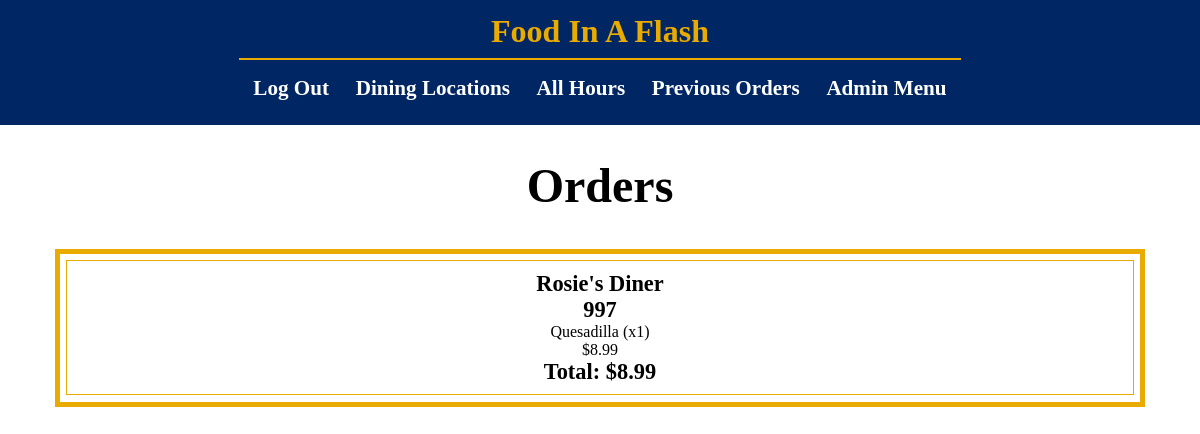
The page /pages/orders.php (signed in) on the database its author committed.
### tables this page shows
CREATE TABLE IF NOT EXISTS places(
    customer_ID     int,
    order_ID        int,
    primary key (customer_ID, order_ID),
    foreign key (customer_ID) references customer (customer_ID) ,
    foreign key (order_ID) references order_info (order_ID)
);

CREATE TABLE IF NOT EXISTS fulfilled_by(
    order_ID        int,
    location_name   varchar(50),
    primary key (order_ID, location_name),
    foreign key (order_ID) references order_info (order_ID),
    foreign key (location_name) references dining_location (location_name)
);

CREATE TABLE IF NOT EXISTS order_info(
    order_ID        int  auto_increment,
    order_number    varchar(3),
    ME_order        bit(1),
    primary key (order_ID)
);

CREATE TABLE IF NOT EXISTS consists_of(
    order_ID        int,
    item_name       varchar(50),
    quantity        int,
    primary key (order_ID, item_name),
    foreign key (order_ID) references order_info (order_ID),
    foreign key (item_name) references food_items (item_name)
        on delete cascade
);

CREATE TABLE IF NOT EXISTS food_items(
    item_name       varchar(50),
    cost            decimal(5, 2) check (cost >= 0),
    item_type       ENUM('Main', 'Side', 'Drink'),
    ME_item         bit(1),
    primary key (item_name)
);

### pages/orders.php (the view, shortened to what this page needs)
<html>
<?php
$conn = new mysqli($servername, $username, $password, $dbname);
?>
<head>
    <link rel="stylesheet" type="text/css" href="../styles/orders.css">
    <link rel="stylesheet" type="text/css" href="../styles/global.css">
</head>
<body>
    <header>
        <p>Food In A Flash</p>
        <hr>
        <nav>
            <ul>
                <li><a href="logout.php">Log Out</a></li>
                <li><a href="locations.php">Dining Locations</a></li>
                <li><a href="hours.php">All Hours</a></li>
                <li><a href="orders.php">Previous Orders</a></li>
                <li><a href="admin.php">Admin Menu</a></li>
            </ul>
        </nav>
    </header>
    <h1>Orders</h1>
    <?php
    $customerID = $_SESSION["customer_ID"];
    $sql = $conn->prepare("SELECT p.customer_ID, oi.order_ID, oi.order_number, oi.ME_order, fb.location_name, co.item_name, co.quantity, fi.cost
            FROM places AS p
                JOIN order_info AS oi ON oi.order_ID = p.order_ID
                JOIN fulfilled_by AS fb ON oi.order_ID = fb.order_ID
                JOIN consists_of AS co ON oi.order_ID = co.order_ID
                JOIN food_items AS fi ON co.item_name = fi.item_name
            WHERE p.customer_ID = ?
            ORDER BY oi.order_ID DESC");
    $sql->bind_param("i", $customerID);
    $sql->execute();
    $result = $sql->get_result();
    $totalCost = 0;
    if ($result->num_rows > 0) {
        echo "<div class=\"container center\">";
            $prev_order = null;
            while($row = $result->fetch_assoc()) {
                if ($row["order_ID"] != $prev_order) {
                    if ($prev_order !== null) {
                        if(!$orderME){
                            echo "<h3>Total: $" . $totalCost . "</h3>";
                        } else {
                            echo "<h3>Meal Exchange</h3>";
                        }
                        $totalCost = 0;
                        $orderME = $row["ME_order"];
                        echo "</div>";
                    } else {
                        $orderME = $row["ME_order"];
                    }
                    echo "<div class=\"option\">";
                    echo "<h3>" . $row["location_name"] . "</h3>";
                    echo "<h3>" . $row["order_number"] . "</h3>";
                    echo $row["item_name"] . " (x" . $row["quantity"] . ")<br>";
                    if(!$orderME){
                        echo "$" . $row["cost"] . "<br>";
                    }
                    $prev_order = $row["order_ID"];
                } else {
                    echo $row["item_name"] . " (x" . $row["quantity"] . ")<br>";
                    if(!$orderME){
                        echo "$" . $row["cost"] . "<br>";
                    }
                }
                $totalCost += ($row['cost'] * $row['quantity']);
            }
            if(!$orderME){
                echo "<h3>Total: $" . $totalCost . "</h3>";
            }  else {
                echo "<h3>Meal Exchange</h3>";
            }
            echo "</div>";
        echo "</div>";
    } else {
        echo "<h2>No Orders Found</h2>";
    }
    ?>
    <footer>
        <div style="height: 2em;"></div>
    </footer>
</body>
</html>

### styles/orders.css (style rules this page uses)
.container { border: 5px solid #eaab00; width: 90%; text-align: center; margin: 1em; }
.option { display: flex; flex-direction: column; justify-content: center; align-items: center; border: 1px solid #eaab00; min-height: 4em; margin: 0.4em; padding: 0.6em; background-color: #FFFFFF; }

### styles/global.css (style rules this page uses)
body { background-color: #FFFFFF; padding: 0; margin: 0; height: 100%; display: flex; flex-direction: column; min-height: 100vh; font-family: calibri; overflow-y: scroll; }
header { background-color: #002664; position: static; width: 100%; padding-bottom: 0.5em; }
header p { color: #eaab00; font-size: 2em; font-weight: bold; font-family: calibri; text-align: center; margin: 0; margin-top: 0.4em; }
header hr { width: 60%; border: 0.01em solid #eaab00; }
header nav ul { list-style-type: none; display: flex; margin: 1em auto; padding: 0; justify-content: space-around; width: 60%; }
header nav a { color: #FFFFFF; text-decoration: none; font-size: 1.1em; font-weight: bold; font-family: calibri; transition: color 0.3s ease; }
header nav li { color: #FFFFFF; font-size: 1.2em; font-weight: bold; font-family: calibri; display: inline-block; }
h1 { text-align: center; margin: 0.4em; margin-top: 0.7em; font-size: 3em; }
h3 { font-weight: bold; font-size: 1.4em; margin: 0; }
.center { margin-left: auto; margin-right: auto; }

### rows shown on the page
places: fulfilled_by.location_name "Rosie's Diner", order_ID.order_number "997", consists_of.item_name "Quesadilla", consists_of.quantity "1", food_items.cost "8.99"

### other values the page prints
$totalCost "8.99"
